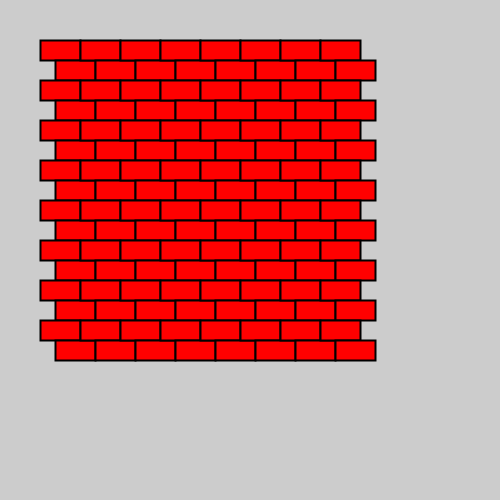
Frame 1 (no input)
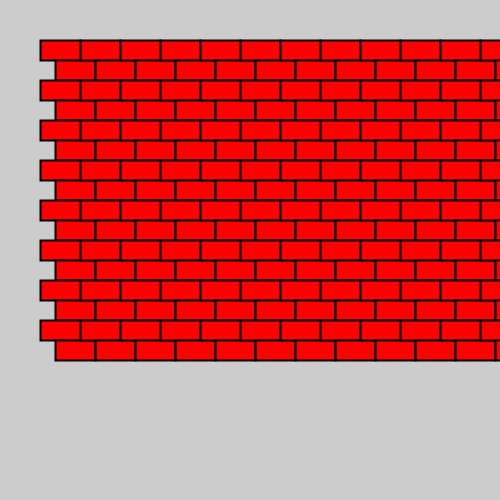
Frame 2 (the mouse pressed at the canvas centre, redrawn once)

The Processing sketch that drew these frames (run headless with seeded random() and noise(); the mouse was pressed at the canvas centre and the sketch redrawn once):

// Processing sketch: H9_opd_9_7
// ── H9_opd_9_7.pde
int xWaarde = 40;
int yWaarde = 40;




void setup(){
  size(500,500);
  
}



void draw(){

strokeWeight(2);
for(int i = 0; i < 8; i++){
  for(int j = 0; j < 8; j++){
    if ((i + j ) % 2 == 0){
    fill(255,0,0);
 
    } 
 
    rect(xWaarde, yWaarde, 40,20);
    rect(xWaarde+15, yWaarde+20,40,20);
    
  yWaarde += 40;
}
yWaarde = 40;
xWaarde += 40;
}


noLoop();
}
